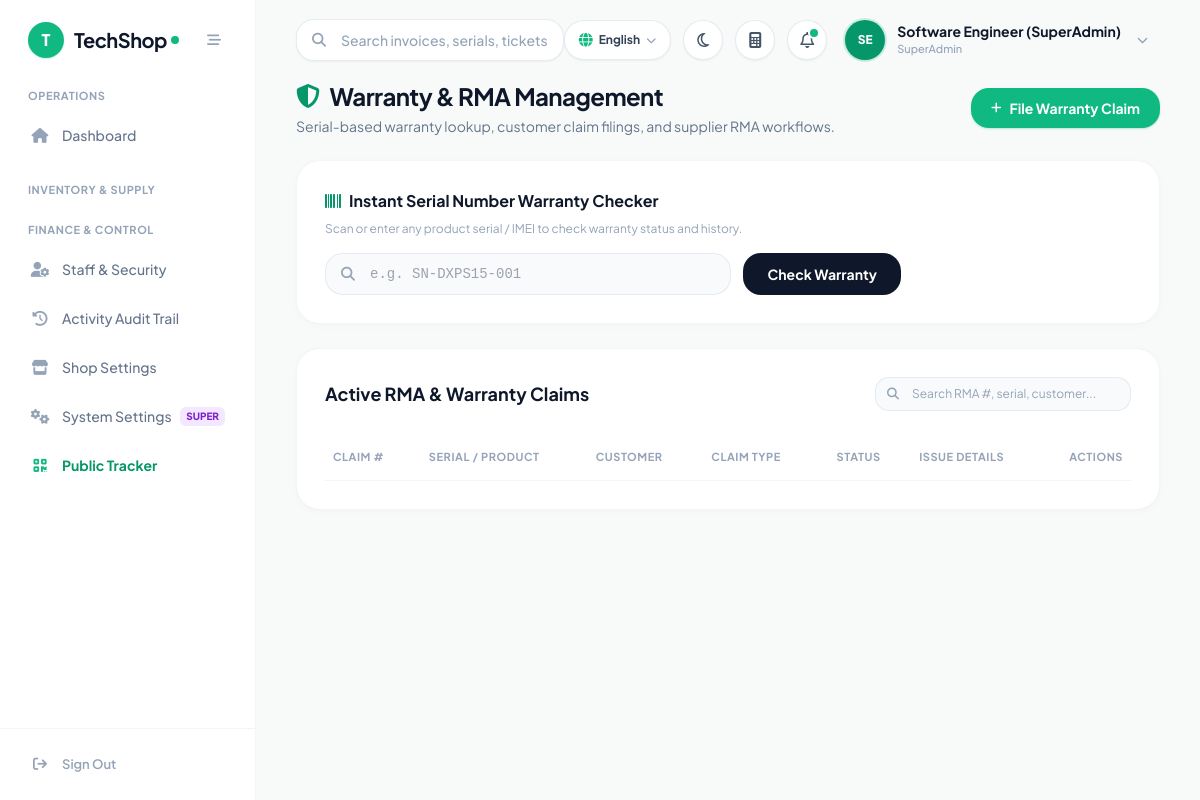
Page /pages/warranty.php (signed in) on the committed database.
### tables this page shows
CREATE TABLE `settings` (
  `setting_key` varchar(50) NOT NULL,
  `setting_value` text,
  `created_at` timestamp NULL DEFAULT CURRENT_TIMESTAMP,
  `updated_at` timestamp NULL DEFAULT CURRENT_TIMESTAMP ON UPDATE CURRENT_TIMESTAMP
);

### pages/warranty.php (the view, shortened to what the rows shown need)
<?php
require_once '../includes/db.php';
require_once '../includes/header.php';
?>
<div class="space-y-6 max-w-7xl mx-auto">
    <div class="flex flex-col sm:flex-row sm:items-center justify-between gap-4">
        <div>
            <h1 class="text-2xl font-bold text-slate-900 tracking-tight flex items-center gap-2.5">
                <i class="fa-solid fa-shield-halved text-emerald-600"></i>
                <span>Warranty & RMA Management</span>
            </h1>
        </div>
    </div>
    <div class="bg-white rounded-3xl p-6 sm:p-7 shadow-card border border-slate-100/90">
        <h2 class="text-base font-bold text-slate-900 mb-2 flex items-center gap-2">
            <i class="fa-solid fa-barcode text-emerald-600"></i>
            <span>Instant Serial Number Warranty Checker</span>
        </h2>
    </div>
    <div class="bg-white rounded-3xl shadow-card border border-slate-100/90 p-6 sm:p-7 overflow-hidden">
        <div class="flex flex-col sm:flex-row sm:items-center justify-between gap-4 mb-6">
            <h2 class="text-lg font-bold text-slate-900">Active RMA & Warranty Claims</h2>
        </div>
        <div class="overflow-x-auto -mx-6 sm:-mx-7 px-6 sm:px-7">
            <table class="w-full text-left border-collapse" id="claimsTable">
                <thead>
                    <tr class="border-b border-slate-100 text-[11px] font-bold text-slate-400 uppercase tracking-wider">
                        <th class="py-3.5 pr-4 pl-2">Claim #</th>
                        <th class="py-3.5 px-4">Serial / Product</th>
                        <th class="py-3.5 px-4">Customer</th>
                        <th class="py-3.5 px-4">Claim Type</th>
                        <th class="py-3.5 px-4 text-center">Status</th>
                        <th class="py-3.5 px-4">Issue Details</th>
                        <th class="py-3.5 pl-4 pr-2 text-right">Actions</th>
                    </tr>
                </thead>
            </table>
        </div>
    </div>
</div>
<?php require_once '../includes/footer.php'; ?>

### includes/header.php (shortened to what the rows shown need)
<?php
require_once __DIR__ . '/lang.php';
$user = $_SESSION['user'];
$role = $user['role'] ?? 'Cashier';
        ?>
        <?php
function isActive($page) {
    $current = basename($_SERVER['PHP_SELF']);
    return 'text-slate-500 hover:text-slate-900 hover:bg-slate-50/80 font-medium';
}
function getIconColor($page) {
    $current = basename($_SERVER['PHP_SELF']);
    return 'text-slate-400 group-hover:text-slate-600';
}
$sys_name = 'TechShop';
$sys_logo = '';
if (isset($pdo) && $pdo) {
    try {
        $stmt_h = $pdo->query("SELECT setting_key, setting_value FROM settings WHERE setting_key IN ('system_name', 'shop_logo', 'currency_symbol', 'shop_currency', 'supported_currencies_json')");
        while ($row = $stmt_h->fetch()) {
            if ($row['setting_key'] === 'system_name' && !empty($row['setting_value'])) $sys_name = $row['setting_value'];
        }
    } catch (\Exception $e) {}
}
?>
<!DOCTYPE html>
<html lang="en" class="h-full">
<head>
    <script src="https://cdn.tailwindcss.com"></script>
    <link rel="stylesheet" href="https://cdnjs.cloudflare.com/ajax/libs/font-awesome/6.5.1/css/all.min.css">
</head>
<body class="bg-[#F7FAF8] text-slate-800 font-sans flex h-screen overflow-hidden antialiased">
    <aside id="mainSidebar" class="w-64 bg-white border-r border-slate-100/90 flex flex-col fixed md:static inset-y-0 left-0 z-50 transform -translate-x-full md:translate-x-0 transition-transform duration-200 ease-in-out">
        <div class="h-20 flex items-center justify-between px-7">
            <a href="dashboard.php" class="flex items-center gap-2.5 group">
                <?php if ($sys_logo): ?>
                    <img src="../uploads/logo/<?php echo htmlspecialchars($sys_logo); ?>" alt="Logo" class="h-9 w-9 object-contain rounded-xl">
                <?php else: ?>
                    <div class="w-9 h-9 rounded-2xl bg-emerald-500 text-white flex items-center justify-center font-black text-base shadow-sm shadow-emerald-500/20">
                        <?php echo strtoupper(substr($sys_name, 0, 1)); ?>
                    </div>
                <?php endif; ?>
                <div class="flex items-center tracking-tight">
                    <span class="text-xl font-bold text-slate-900 tracking-tight"><?php echo htmlspecialchars($sys_name); ?></span>
                    <span class="w-2 h-2 rounded-full bg-emerald-500 ml-1 inline-block"></span>
                </div>
            </a>
        </div>
        <nav class="flex-1 overflow-y-auto px-4 py-2 space-y-6">
            <div>
                <p class="text-[11px] font-bold uppercase tracking-wider text-slate-400 px-3 mb-2"><?php echo __('nav_operations'); ?></p>
                <div class="space-y-1">
                    <a href="dashboard.php" class="sidebar-item flex items-center px-3.5 py-3 rounded-2xl group <?php echo isActive('dashboard.php'); ?>">
                        <i class="fa-solid fa-house w-5 text-center text-[15px] <?php echo getIconColor('dashboard.php'); ?>"></i>
                        <span class="ml-3 text-[14px]"><?php echo __('nav_dashboard'); ?></span>
                    </a>
                </div>
            </div>
            <div>
                <p class="text-[11px] font-bold uppercase tracking-wider text-slate-400 px-3 mb-2"><?php echo __('nav_inventory_supply'); ?></p>
            </div>
            <div>
                <p class="text-[11px] font-bold uppercase tracking-wider text-slate-400 px-3 mb-2"><?php echo __('nav_finance_control'); ?></p>
                <div class="space-y-1">
                    <?php if (in_array($role, ['Admin', 'Manager', 'SuperAdmin'])): ?>
                    <a href="users.php" class="sidebar-item flex items-center px-3.5 py-3 rounded-2xl group <?php echo isActive('users.php'); ?>">
                        <i class="fa-solid fa-user-gear w-5 text-center text-[15px] <?php echo getIconColor('users.php'); ?>"></i>
                        <span class="ml-3 text-[14px]"><?php echo __('nav_staff'); ?></span>
                    </a>
                    <a href="audit_log.php" class="sidebar-item flex items-center px-3.5 py-3 rounded-2xl group <?php echo isActive('audit_log.php'); ?>">
                        <i class="fa-solid fa-clock-rotate-left w-5 text-center text-[15px] <?php echo getIconColor('audit_log.php'); ?>"></i>
                        <span class="ml-3 text-[14px]"><?php echo __('nav_audit'); ?></span>
                    </a>
                    <?php endif; ?>
                    <?php if (in_array($role, ['Admin', 'SuperAdmin'])): ?>
                    <a href="shop_settings.php" class="sidebar-item flex items-center px-3.5 py-3 rounded-2xl group <?php echo isActive('shop_settings.php'); ?>">
                        <i class="fa-solid fa-store w-5 text-center text-[15px] <?php echo getIconColor('shop_settings.php'); ?>"></i>
                        <span class="ml-3 text-[14px]"><?php echo __('nav_shop_settings'); ?></span>
                    </a>
                    <?php endif; ?>
                    <?php if ($role === 'SuperAdmin'): ?>
                    <a href="settings.php" class="sidebar-item flex items-center justify-between px-3.5 py-3 rounded-2xl group <?php echo isActive('settings.php'); ?>">
                        <div class="flex items-center">
                            <i class="fa-solid fa-gears w-5 text-center text-[15px] <?php echo getIconColor('settings.php'); ?>"></i>
                            <span class="ml-3 text-[14px]"><?php echo __('nav_system_settings'); ?></span>
                        </div>
                        <span class="px-1.5 py-0.5 rounded-md bg-purple-100 text-purple-700 text-[10px] font-extrabold uppercase">Super</span>
                    </a>
                    <?php endif; ?>
                    <a href="track.php" target="_blank" class="sidebar-item flex items-center px-3.5 py-3 rounded-2xl group text-emerald-600 hover:bg-emerald-50/80 font-bold">
                    </a>
                </div>
            </div>
        </nav>
        <div class="p-4 border-t border-slate-100">
            <a href="../logout.php" class="flex items-center px-3.5 py-2.5 text-slate-400 hover:text-red-500 hover:bg-red-50/60 rounded-2xl transition-all">
                <i class="fa-solid fa-arrow-right-from-bracket w-5 text-center text-[14px]"></i>
                <span class="ml-3 text-[13px] font-semibold"><?php echo __('nav_sign_out'); ?></span>
            </a>
        </div>
    </aside>
    <main class="flex-1 flex flex-col h-screen overflow-hidden bg-[#F7FAF8]">
        <header class="h-20 bg-transparent flex items-center justify-between px-6 lg:px-10 z-20 shrink-0">
            <div class="flex items-center gap-4 flex-1">
                <div class="relative w-full max-w-sm hidden sm:block">
                    <input
                        type="text"
                        id="globalSearchInput"
                        placeholder="<?php echo __('hdr_search_placeholder', 'Search anything (F2)...'); ?>"
                        class="w-full pl-11 pr-4 py-2.5 bg-white border border-slate-200/80 rounded-2xl text-sm font-medium text-slate-800 placeholder-slate-400 focus:outline-none focus:ring-2 focus:ring-emerald-500/20 focus:border-emerald-500 shadow-sm transition-all"
                        onkeyup="handleGlobalSearch(event)"
                    >
                </div>
            </div>
        </header>
        <div class="flex-1 overflow-y-auto px-6 lg:px-10 pb-10">

### rows in the picture
settings: setting_value "T", setting_value "TechShop"
settings: setting_value "OPERATIONS", setting_value "Dashboard", setting_value "INVENTORY & SUPPLY", setting_value "FINANCE & CONTROL", setting_value "Staff & Security", setting_value "Activity Audit Trail", setting_value "Shop Settings", setting_value "System Settings", setting_value "Sign Out"

### other values in the picture
$initials "SE"
$user_name "Software Engineer (SuperAdmin)"
$user_role "SuperAdmin"
